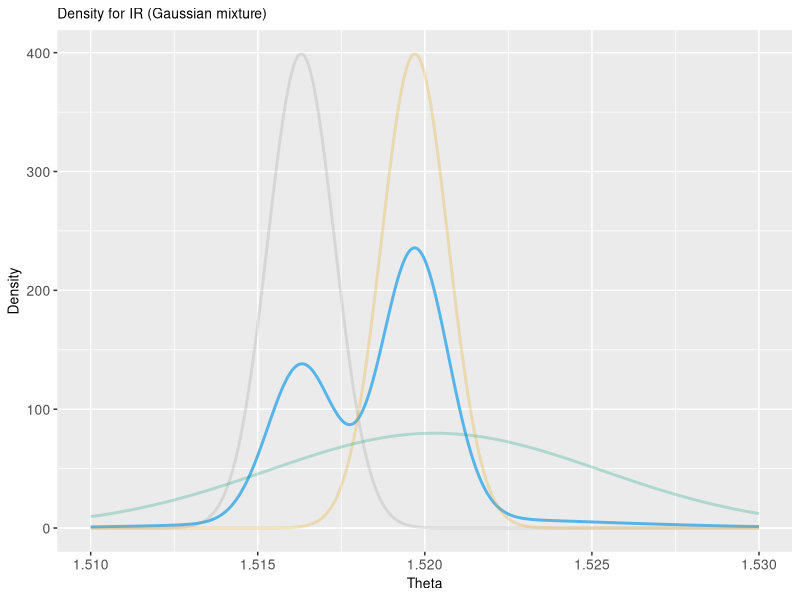
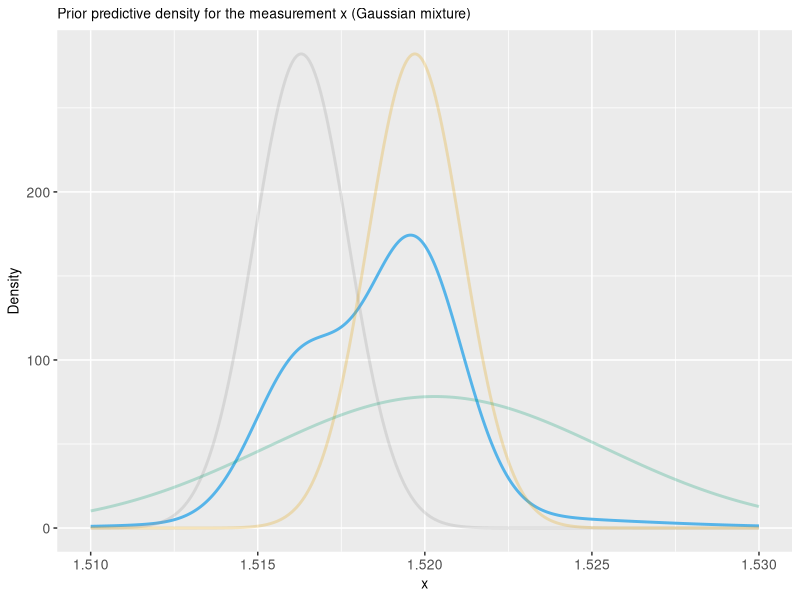
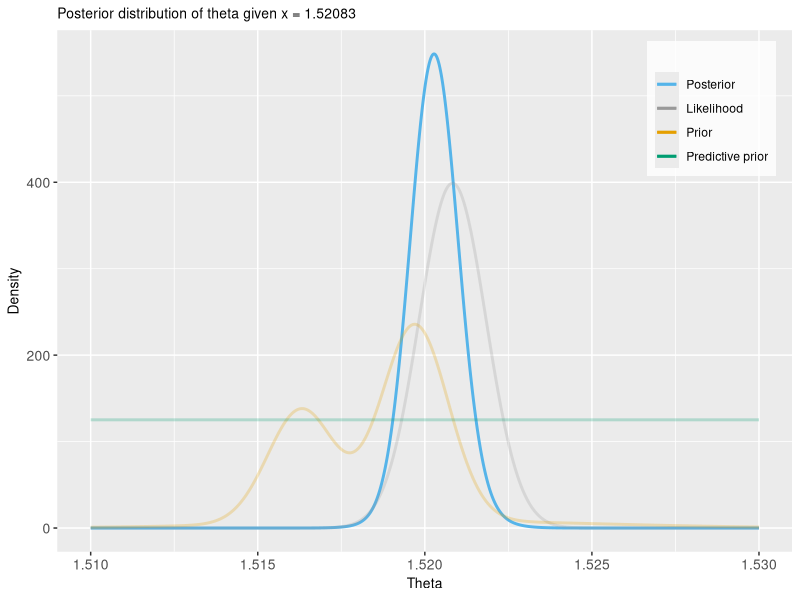
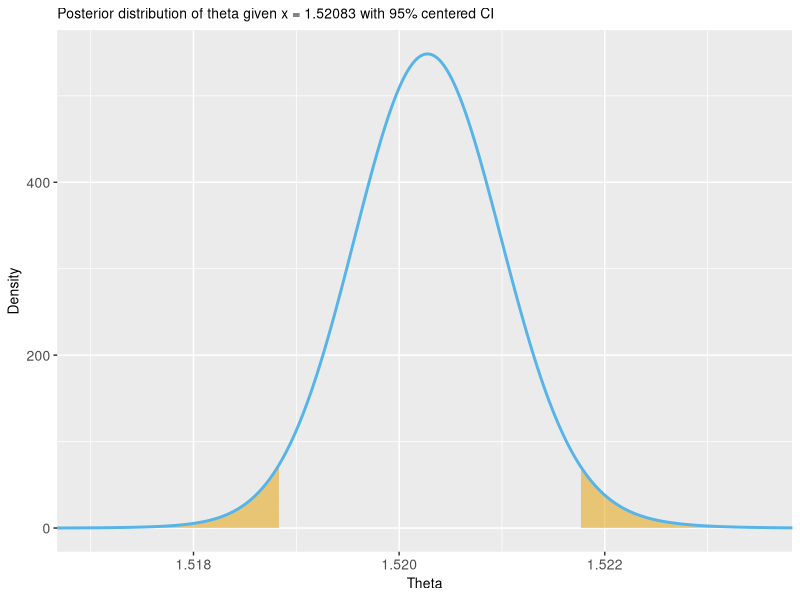
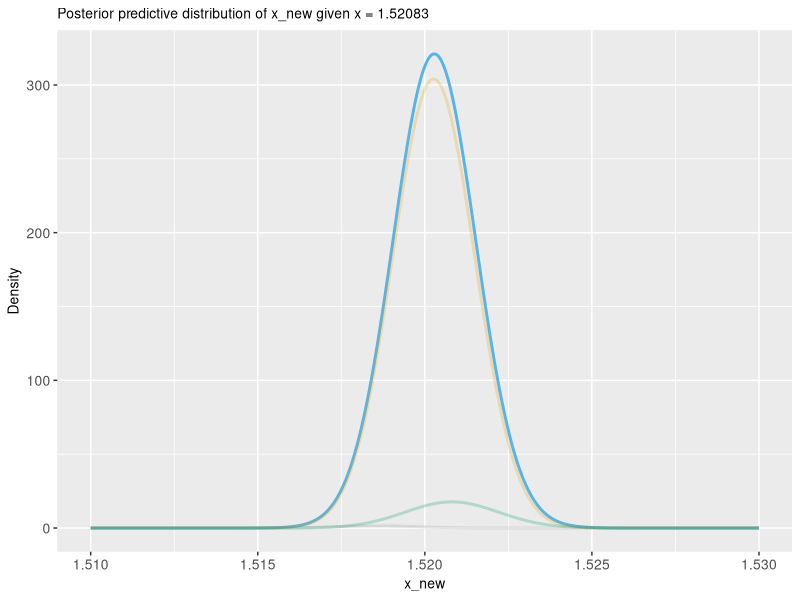
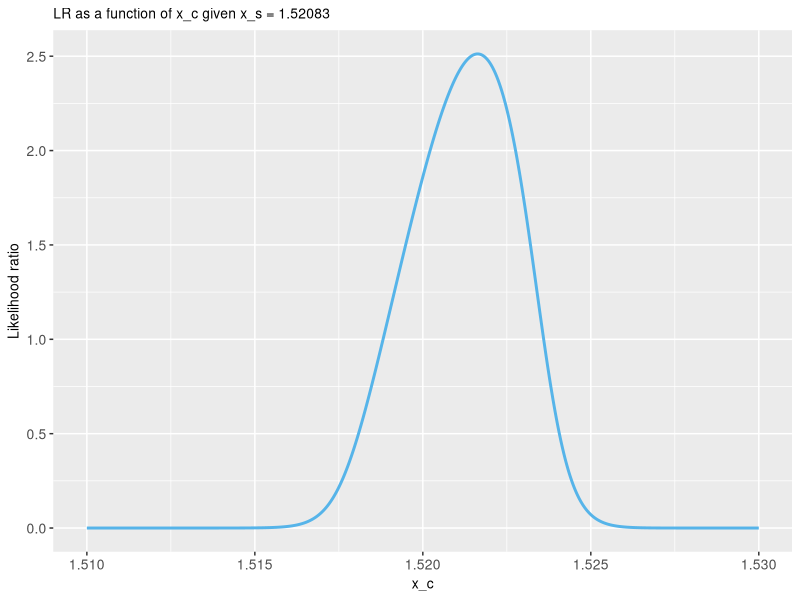

Write the R code that produced these figures, in order.
#################################################################
# ASSIGNMENT 1
# Updated: 2019-09-16
# Author: Anna Carlsson
#################################################################

##### Set working directory and load packages #####
setwd("/Users/anna/Dokument/GitHub/MVE187/Assignments/Assignment_1")
library(ggplot2)
library(gplots)

palette <- c("#999999", "#E69F00", "#56B4E9", "#009E73", "#F0E442", "#0072B2", "#D55E00", "#CC79A7")

set.seed(23563)

#### A) Function for plotting normal mixtures ####

# Definition of function
normal_mixture_density <- function(thetas, means, stds, weights){
  n <- length(weights)
  N <- length(thetas)
  nonweighted_densities <- matrix(data = NA, nrow = N, ncol = n)
  for (i in 1:n){
    nonweighted_densities[,i] <- dnorm(thetas, means[i], stds[i], log = FALSE)
  }
  mixture_density <- nonweighted_densities %*% diag(weights)
  return (rowSums(mixture_density))
}

# Parameters
thetas <- seq(1.51, 1.53, length=1000)
weights <- c(0.33, 0.57, 0.10)
means <- c(1.5163, 1.5197, 1.5203)
stds <- c(0.001, 0.001, 0.005)

mixture_density <- normal_mixture_density(thetas, means, stds, weights)

# Densities for each Gaussian, for comparison in plot
density_1 <- dnorm(thetas, means[1], stds[1], log = FALSE)
density_2 <- dnorm(thetas, means[2], stds[2], log = FALSE)
density_3 <- dnorm(thetas, means[3], stds[3], log = FALSE)

# Plot densities
ggplot() +
  geom_line(
    aes(x = thetas, y = mixture_density), colour = palette[3], size = 1, show.legend = FALSE) + 
  geom_line(
    aes(x = thetas, y = density_1), colour = palette[1], size = 1, alpha = 0.25, show.legend = FALSE) + 
  geom_line(
    aes(x = thetas, y = density_2), colour = palette[2], size = 1, alpha = 0.25, show.legend = FALSE) + 
  geom_line(
    aes(x = thetas, y = density_3), colour = palette[4], size = 1, alpha = 0.25, show.legend = FALSE) + 
  labs(title = "Density for IR (Gaussian mixture)",
     x = "Theta",
     y = "Density") + 
  theme(
    plot.title = element_text(size = 10),
    axis.title = element_text(size = 10),
    axis.text = element_text(size = 10),
    legend.position = c(0.85, 0.8),
    legend.background = element_rect(fill=alpha('white', 0.9)))

#### B) Prior predictive for mixture density ####
# Parameters
x <- seq(1.51, 1.53, length=1000)
weights <- c(0.33, 0.57, 0.10)
means <- c(1.5163, 1.5197, 1.5203)
stds <- c(sqrt(0.001^2 + 0.001^2), sqrt(0.001^2 + 0.001^2), sqrt(0.001^2 + 0.005^2))

mixture_prior_density <- normal_mixture_density(x, means, stds, weights)

# Prior predictive densities for each Gaussian
prior_density_1 <- dnorm(x, means[1], stds[1], log = FALSE)
prior_density_2 <- dnorm(x, means[2], stds[2], log = FALSE)
prior_density_3 <- dnorm(x, means[3], stds[3], log = FALSE)

# Plot densities
ggplot() +
  geom_line(
    aes(x = x, y = mixture_prior_density), colour = palette[3], size = 1, show.legend = FALSE) + 
  geom_line(
    aes(x = x, y = prior_density_1), colour = palette[1], size = 1, alpha = 0.25, show.legend = FALSE) + 
  geom_line(
    aes(x = x, y = prior_density_2), colour = palette[2], size = 1, alpha = 0.25, show.legend = FALSE) + 
  geom_line(
    aes(x = x, y = prior_density_3), colour = palette[4], size = 1, alpha = 0.25, show.legend = FALSE) + 
  
  labs(title = "Prior predictive density for the measurement x (Gaussian mixture)",
       x = "x",
       y = "Density") + 
  theme(
    plot.title = element_text(size = 10),
    axis.title = element_text(size = 10),
    axis.text = element_text(size = 10),
    legend.position = c(0.85, 0.8),
    legend.background = element_rect(fill=alpha('white', 0.9)))

##### C) Posterior of theta

# Define function for posterior
posterior_theta <- function(thetas, x, sigma, sigmas_mix, means, weights){
  predictive_prior_stds <- sqrt(sigmas_mix^2+sigma^2)
  
  likelihood <- dnorm(x, mean = thetas, sd = sigma, log = FALSE)
  prior <- normal_mixture_density(thetas, means, sigmas_mix, weights)
  predictive_prior <- normal_mixture_density(x, means, predictive_prior_stds, weights)
  
  posterior <- likelihood * prior / predictive_prior
  return(posterior)
}

# Define parameters
thetas <- seq(1.51, 1.53, length=1000)
x <- 1.52083
sigma <- 0.001
sigmas <- c(0.001, 0.001, 0.005)
means <- c(1.5163, 1.5197, 1.5203)
weights <- c(0.33, 0.57, 0.10)

# Compute densities (also, the component densities for comparison as functions of theta)
posterior <- posterior_theta(thetas, x, sigma, sigmas, means, weights)
likelihood <- dnorm(x, thetas, sigma)
prior <- normal_mixture_density(thetas, means, sigmas, weights)
predictive_prior <- normal_mixture_density(x, means, sqrt(sigmas^2+sigma^2), weights)

ggplot() +
  geom_line(
    aes(x = thetas, y = posterior, colour = "Posterior"), size = 1, show.legend = TRUE) +
  geom_line(
    aes(x = thetas, y = likelihood, colour = "Likelihood"), size = 1, alpha = 0.25, show.legend = TRUE) +
  geom_line(
    aes(x = thetas, y = prior, colour = "Prior"), size = 1, alpha = 0.25, show.legend = TRUE) +
  geom_line(
    aes(x = thetas, y = predictive_prior, colour = "Predictive prior"), size = 1, alpha = 0.25, show.legend = TRUE) +
  labs(title = "Posterior distribution of theta given x = 1.52083",
       x = "Theta",
       y = "Density") + 
  theme(
    plot.title = element_text(size = 10),
    axis.title = element_text(size = 10),
    axis.text = element_text(size = 10),
    legend.position = c(0.89, 0.85),
    legend.background = element_rect(fill=alpha('white', 0.8))) + 
  scale_colour_manual("", 
                      breaks = c("Posterior", "Likelihood", "Prior", "Predictive prior"),
                      values = c("Posterior"=palette[3], "Likelihood"=palette[1], 
                               "Prior"=palette[2], "Predictive prior"=palette[4]))

# Estimate credibility intervals for theta
cum_post <- cumsum(posterior) / sum(posterior)
lower_ci <- thetas[which(cum_post>= 0.025)[1]]   
upper_ci <- thetas[which(cum_post >= 0.975)[1]-1] 

# Plot with interval marked
df <- data.frame(thetas, posterior)

ggplot() +
  geom_area(data = subset(df, thetas < lower_ci), aes(x = thetas, y = posterior), fill = palette[2], alpha = 0.5) +
  geom_area(data = subset(df, thetas > upper_ci), aes(x = thetas, y = posterior), fill = palette[2], alpha = 0.5) +
  geom_line(
    aes(x = thetas, y = posterior, colour = "Posterior"), size = 1, show.legend = FALSE) +
  labs(title = "Posterior distribution of theta given x = 1.52083 with 95% centered CI",
       x = "Theta",
       y = "Density") + 
  theme(
    plot.title = element_text(size = 10),
    axis.title = element_text(size = 10),
    axis.text = element_text(size = 10),
    legend.position = c(0.89, 0.85),
    legend.background = element_rect(fill=alpha('white', 0.8))) +
  coord_cartesian(xlim = c(1.517, 1.5235)) +
  scale_colour_manual("", 
                      breaks = c("Posterior", "Likelihood", "Prior", "Predictive prior"),
                      values = c("Posterior"=palette[3], "Likelihood"=palette[1], 
                                "Prior"=palette[2], "Predictive prior"=palette[4]))

#### D) Posterior predictive for mixture density ####

# Function for computing posterior predictive density
posterior_predictive <- function(xnew, x, means, sigmas, sigma, weights){
  c <- 1 / (normal_mixture_density(x, means, sqrt(sigmas^2+sigma^2), weights))
  n <- length(means)
  temp_sum <- 0
  for (i in 1:n){
    temp_mean <- (x/sigma^2 + means[i]/sigmas[i]^2) / (1/sigma^2 + 1/sigmas[i]^2)
    temp_std <- sqrt(sigma^2 + 1/(1/sigma^2 + 1/sigmas[i]^2))
    temp_sum = temp_sum + weights[i] * dnorm(x, means[i], sqrt(sigmas[i]^2+sigma^2), log = FALSE) * dnorm(xnew, temp_mean, temp_std, log = FALSE)
  }
  return(c*temp_sum)
}

# Constants and parameters
xnew <- seq(1.51, 1.53, length=1000)
x <- 1.52083
sigma <- 0.001
sigmas <- c(0.001, 0.001, 0.005)
means <- c(1.5163, 1.5197, 1.5203)
weights <- c(0.33, 0.57, 0.10)

# Compute posterior predictive and the components that are summed together
posterior_predictive_density <- posterior_predictive(xnew, x, means, sigmas, sigma, weights)

c <- 1 / (normal_mixture_density(x, means, sqrt(sigmas^2+sigma^2), weights))
post_pred_1 <- c * weights[1] * dnorm(x, means[1], sqrt(sigmas[1]^2+sigma^2), log = FALSE) * dnorm(xnew, (x/sigma^2 + means[1]/sigmas[1]^2) / (1/sigma^2 + 1/sigmas[1]^2), sqrt(sigma^2 + 1/(1/sigma^2 + 1/sigmas[1]^2)), log = FALSE)
post_pred_2 <- c * weights[2] * dnorm(x, means[2], sqrt(sigmas[2]^2+sigma^2), log = FALSE) * dnorm(xnew, (x/sigma^2 + means[2]/sigmas[2]^2) / (1/sigma^2 + 1/sigmas[2]^2), sqrt(sigma^2 + 1/(1/sigma^2 + 1/sigmas[2]^2)), log = FALSE)
post_pred_3 <- c * weights[3] * dnorm(x, means[3], sqrt(sigmas[3]^2+sigma^2), log = FALSE) * dnorm(xnew, (x/sigma^2 + means[3]/sigmas[3]^2) / (1/sigma^2 + 1/sigmas[3]^2), sqrt(sigma^2 + 1/(1/sigma^2 + 1/sigmas[3]^2)), log = FALSE)

# Plot posterior predictive
ggplot() +
  geom_line(
    aes(x = xnew, y = posterior_predictive_density), colour = palette[3], size = 1, show.legend = FALSE) +
  geom_line(
    aes(x = xnew, y = post_pred_1), colour = palette[1], size = 1, alpha = 0.25, show.legend = FALSE) + 
  geom_line(
    aes(x = xnew, y = post_pred_2), colour = palette[2], size = 1, alpha = 0.25, show.legend = FALSE) + 
  geom_line(
    aes(x = xnew, y = post_pred_3), colour = palette[4], size = 1, alpha = 0.25, show.legend = FALSE) + 
  labs(title = "Posterior predictive distribution of x_new given x = 1.52083",
       x = "x_new",
       y = "Density") + 
  theme(
    plot.title = element_text(size = 10),
    axis.title = element_text(size = 10),
    axis.text = element_text(size = 10),
    legend.position = c(0.89, 0.85),
    legend.background = element_rect(fill=alpha('white', 0.8))) #+

#### F) Plot of LR as function of x_c ####

# Define parameters
x_c <- seq(1.51, 1.53, length=1000)
x_s <- 1.52083
sigma <- 0.001
sigmas <- c(0.001, 0.001, 0.005)
means <- c(1.5163, 1.5197, 1.5203)
weights <- c(0.33, 0.57, 0.10)

# Compute LR: posterior predictive / prior predictive
LR_post_pred <- posterior_predictive(x_c, x_s, means, sigmas, sigma, weights)
LR_prior_pred <- normal_mixture_density(x_c, means, sqrt(sigmas^2+sigma^2), weights)
LR <- LR_post_pred/LR_prior_pred

# Plot LR
ggplot() +
  geom_line(
    aes(x = x_c, y = LR), colour = palette[3], size = 1, show.legend = FALSE) +
  labs(title = "LR as a function of x_c given x_s = 1.52083",
       x = "x_c",
       y = "Likelihood ratio") + 
  theme(
    plot.title = element_text(size = 10),
    axis.title = element_text(size = 10),
    axis.text = element_text(size = 10),
    legend.position = c(0.89, 0.85),
    legend.background = element_rect(fill=alpha('white', 0.8)))
